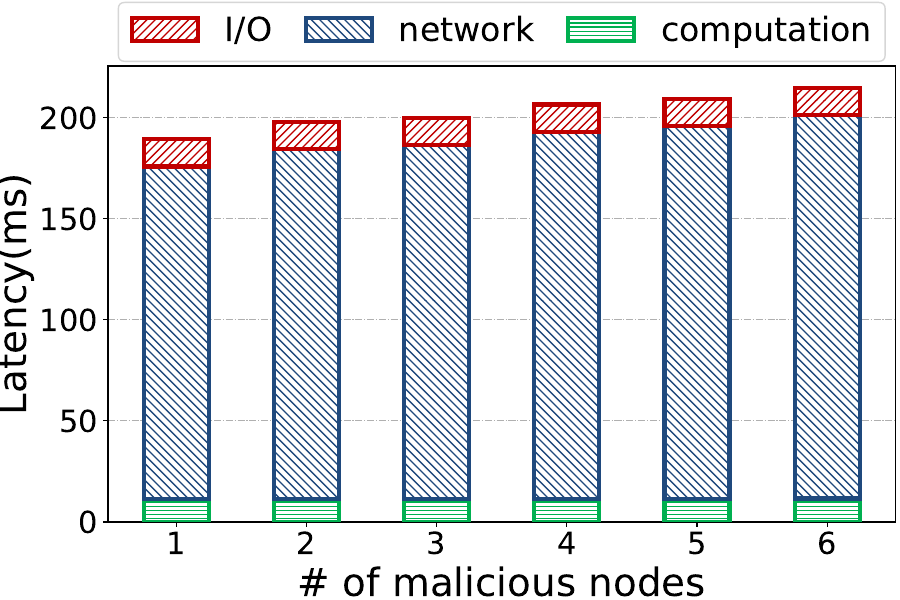

Here is the Python script that generated this plot:
import xlrd
import matplotlib.pyplot as plt
import numpy as np

colorDict = {
    'network': '#1f497d', 
    'computation': '#00B050', 
    'I/O': '#C00000', 
}

hatchDict = {
    'network': '\\\\\\\\',
    'computation': '----',
    'I/O': '////',
}

readbook = xlrd.open_workbook('latency.xlsx')
dataSheet = readbook.sheet_by_name('transfer')

startRow = 8
finalRow = 14

dataDict = {}

stageArr = [i for i in dataSheet.row_values(startRow) if i != ''][1:-1]
xArr = []
xLabel = dataSheet.row_values(startRow)[0].split(',')[0].split(':')[1]
yLabel = dataSheet.row_values(startRow)[0].split(',')[1].split(':')[1]

for curStage in stageArr:
    dataDict[curStage] = []

for i in range(startRow+1, finalRow+1):
    curRow = dataSheet.row_values(i)
    xArr.append(curRow[1])
    for j in range(len(stageArr)):
        dataDict[stageArr[j]].append(curRow[j+2])

print(dataDict)

ind = np.arange(len(xArr))
bar_lw = 3
bar_width = 0.5
legendArr = []
legendEntryArr = []

plt.figure(figsize=(9,6))

curBase = [0]*len(xArr)
plt.grid(True, linestyle='-.', axis='y')

for i in range(len(stageArr)):
    curP = plt.bar(ind, dataDict[stageArr[i]], bar_width, label=stageArr[i], bottom=curBase, \
        hatch=hatchDict[stageArr[i]], edgecolor=colorDict[stageArr[i]], color='white', lw=bar_lw, zorder=5)
    legendArr.insert(0,curP)
    legendEntryArr.insert(0,stageArr[i])
    for j in range(len(curBase)):
        curBase[j] += dataDict[stageArr[i]][j]

plt.ylabel(yLabel, fontsize=28)
plt.xlabel(xLabel, fontsize=28)

plt.legend(legendArr, legendEntryArr, fontsize=24, ncol=3, \
    columnspacing=1, labelspacing=0.2, loc='upper center', bbox_to_anchor=(0.5, 1.176))
plt.yticks(fontsize=22)
plt.xticks(ind, [str(int(i)) for i in xArr], fontsize=22)


plt.subplots_adjust(left=0.12, right=0.995, top=0.89, bottom=0.13)

plt.savefig('transfer_2.pdf')
plt.show()
